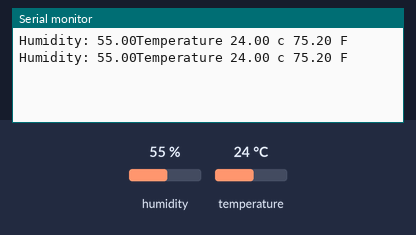
The program below on a simulated Arduino Uno, built with avr-gcc and run on an emulated ATmega328P. Parts: the last lines printed to the serial monitor. Inputs (shaded band) come from the test bench; at power-on: humidity 55 %, temperature 24 °C.

Above: at 1.7 s.
1.8 s: humidity set to 22 %
At 3.0 s:
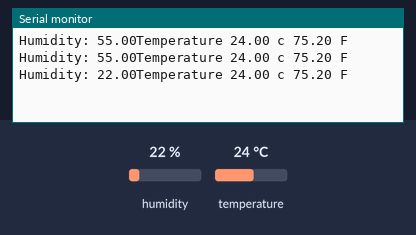
4.5 s: temperature set to 12 °C
At 6.3 s:
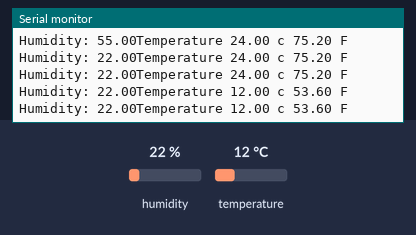
7.2 s: humidity set to 40 %
At 8.4 s:
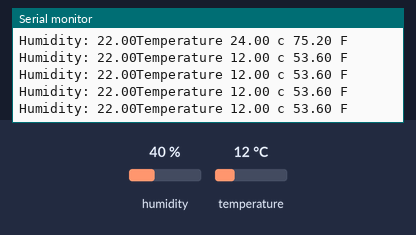
Timing chart, 0 to 10.2 s (numbered marks = the images above; inputs shaded):
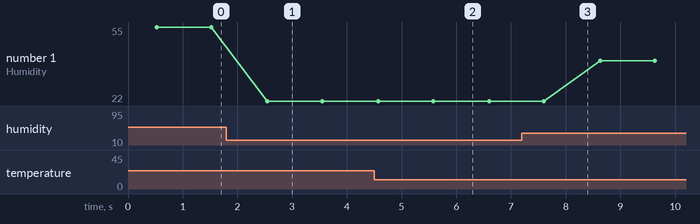

Measured:
- after the input at 1.8 s, the serial monitor: prints a new line after 0.75 s (image 1)
- after the input at 4.5 s, the serial monitor: prints a new line after 0.08 s (image 2)
- plotted number 1: 55 → 22 after the input at 1.8 s, 22 → 40 after the input at 7.2 s

The program:

main.cpp
```cpp
#include <Arduino.h>
#include "DHT.h"
#include "Adafruit_Sensor.h"


#define DHTTYPE DHT11
int sensePin = 2;
/*creating the object*/
DHT HT(sensePin, DHTTYPE);
/*setting up variables for measuring humidity and temperature*/
float humidity;
float tempC;
float tempF;
int setTime = 500;
int dt = 1000;
void setup() {
    Serial.begin(9600);
    HT.begin();
    delay(setTime);
    while (!Serial)
    {
        ;
    }

}

void loop() {
    humidity = HT.readHumidity();
    tempC = HT.readTemperature();
    tempF = HT.readTemperature(true);

    Serial.print("Humidity: ");
    Serial.print(humidity);
    Serial.print("Temperature ");
    Serial.print(tempC);
    Serial.print(" c ");
    Serial.print(tempF);
    Serial.println(" F ");
    delay(dt);
}
```
